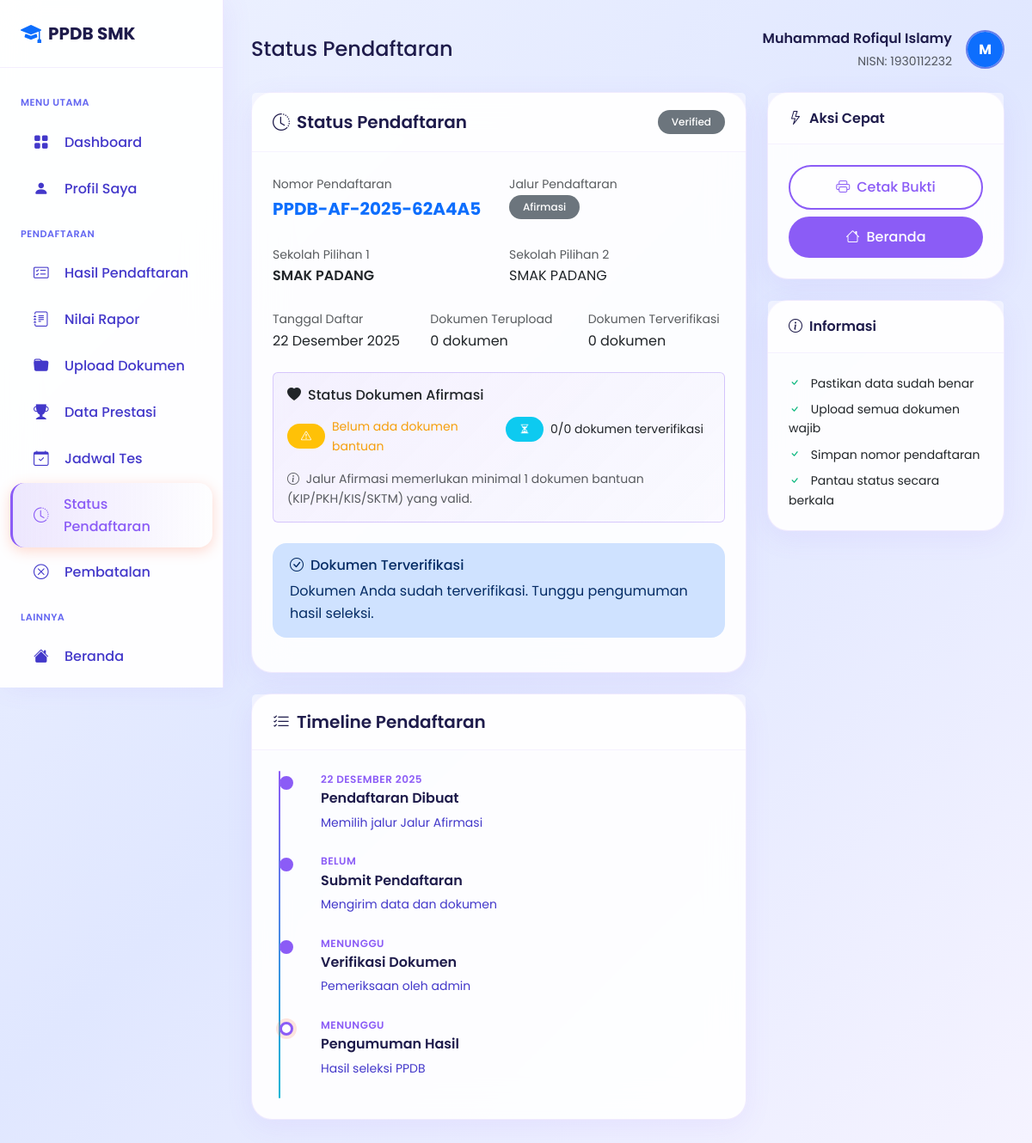
Screenshot of /user/status.php (signed in) with the database file from the repository.
### tables this page shows
CREATE TABLE `tb_siswa` (
  `id_siswa` int(11) NOT NULL,
  `nisn` varchar(20) NOT NULL,
  `username` varchar(50) NOT NULL,
  `password` varchar(255) NOT NULL,
  `email` varchar(100) NOT NULL,
  `nama_lengkap` varchar(150) NOT NULL,
  `jenis_kelamin` enum('L','P') NOT NULL,
  `tempat_lahir` varchar(100) NOT NULL,
  `tanggal_lahir` date NOT NULL,
  `agama` varchar(20) NOT NULL,
  `nik` varchar(20) DEFAULT NULL,
  `no_kk` varchar(20) DEFAULT NULL,
  `alamat` text NOT NULL,
  `rt` varchar(5) DEFAULT NULL,
  `rw` varchar(5) DEFAULT NULL,
  `kelurahan` varchar(100) DEFAULT NULL,
  `kecamatan` varchar(100) DEFAULT NULL,
  `kota` varchar(100) DEFAULT NULL,
  `provinsi` varchar(100) DEFAULT 'Sumatera Barat',
  `kode_pos` varchar(10) DEFAULT NULL,
  `latitude` decimal(10,8) DEFAULT NULL,
  `longitude` decimal(11,8) DEFAULT NULL,
  `no_telepon` varchar(20) DEFAULT NULL,
  `no_hp` varchar(20) DEFAULT NULL,
  `nama_ayah` varchar(100) DEFAULT NULL,
  `nik_ayah` varchar(20) DEFAULT NULL,
  `pekerjaan_ayah` varchar(100) DEFAULT NULL,
  `penghasilan_ayah` varchar(50) DEFAULT NULL,
  `nama_ibu` varchar(100) DEFAULT NULL,
  `nik_ibu` varchar(20) DEFAULT NULL,
  `pekerjaan_ibu` varchar(100) DEFAULT NULL,
  `penghasilan_ibu` varchar(50) DEFAULT NULL,
  `nama_wali` varchar(100) DEFAULT NULL,
  `no_hp_ortu` varchar(20) DEFAULT NULL,
  `asal_sekolah` varchar(200) DEFAULT NULL,
  `npsn_asal` varchar(20) DEFAULT NULL,
  `alamat_sekolah_asal` text DEFAULT NULL,
  `tahun_lulus` varchar(4) DEFAULT NULL,
  `no_ijazah` varchar(50) DEFAULT NULL,
  `no_skhun` varchar(50) DEFAULT NULL,
  `foto` varchar(255) DEFAULT NULL,
  `is_keluarga_tidak_mampu` tinyint(1) DEFAULT 0,
  `jenis_kartu_bantuan` enum('PIP','DTSEN','PKH','KIS','Lainnya') DEFAULT NULL,
  `nomor_kartu_bantuan` varchar(50) DEFAULT NULL,
  `is_disabilitas` tinyint(1) DEFAULT 0,
  `jenis_disabilitas` varchar(100) DEFAULT NULL,
  `nomor_kartu_disabilitas` varchar(50) DEFAULT NULL,
  `is_panti_asuhan` tinyint(1) DEFAULT 0,
  `nama_panti` varchar(200) DEFAULT NULL,
  `status_buta_warna` enum('tidak','parsial','total') DEFAULT 'tidak',
  `file_surat_tidak_buta_warna` varchar(255) DEFAULT NULL,
  `is_verified` tinyint(1) DEFAULT 0,
  `verified_at` timestamp NULL DEFAULT NULL,
  `last_login` timestamp NULL DEFAULT NULL,
  `created_at` timestamp NOT NULL DEFAULT current_timestamp(),
  `updated_at` timestamp NOT NULL DEFAULT current_timestamp() ON UPDATE current_timestamp()
);

CREATE TABLE `tb_pendaftaran` (
  `id_pendaftaran` int(11) NOT NULL,
  `nomor_pendaftaran` varchar(30) NOT NULL,
  `id_siswa` int(11) NOT NULL,
  `id_smk_pilihan1` int(11) NOT NULL,
  `id_smk_pilihan2` int(11) DEFAULT NULL,
  `id_kejuruan_pilihan1` int(11) DEFAULT NULL,
  `id_kejuruan_pilihan2` int(11) DEFAULT NULL,
  `id_jalur` int(11) NOT NULL,
  `tahap_pendaftaran` enum('1','2') DEFAULT '1',
  `pilihan_mode` enum('satu_sekolah_dua_jurusan','dua_sekolah_satu_jurusan') DEFAULT NULL,
  `nilai_rapor_semester1` decimal(5,2) DEFAULT NULL,
  `nilai_rapor_semester2` decimal(5,2) DEFAULT NULL,
  `nilai_rapor_semester3` decimal(5,2) DEFAULT NULL,
  `nilai_rapor_semester4` decimal(5,2) DEFAULT NULL,
  `nilai_rapor_semester5` decimal(5,2) DEFAULT NULL,
  `rerata_nilai_rapor` decimal(5,2) DEFAULT NULL,
  `bobot_nilai_rapor` decimal(5,2) DEFAULT NULL,
  `peringkat_paralel` int(11) DEFAULT NULL,
  `nilai_tes_bakat_minat` decimal(5,2) DEFAULT NULL,
  `nilai_akhir_seleksi` decimal(5,2) DEFAULT NULL,
  `kelompok_seleksi` enum('afirmasi','domisili','prestasi','nilai_akhir') DEFAULT NULL,
  `status_tes` enum('belum','sudah') DEFAULT 'belum',
  `tanggal_tes` timestamp NULL DEFAULT NULL,
  `jarak_ke_sekolah` decimal(10,2) DEFAULT NULL,
  `skor_zonasi` decimal(10,4) DEFAULT NULL,
  `nilai_rata_rata` decimal(5,2) DEFAULT NULL,
  `nilai_un` decimal(5,2) DEFAULT NULL,
  `skor_prestasi` int(11) DEFAULT 0,
  `skor_akhir` decimal(10,4) DEFAULT NULL,
  `ranking` int(11) DEFAULT NULL,
  `status` enum('draft','submitted','verified','accepted','rejected','waiting') DEFAULT 'draft',
  `is_dibatalkan` tinyint(1) DEFAULT 0,
  `tanggal_batal` timestamp NULL DEFAULT NULL,
  `catatan_siswa` text DEFAULT NULL,
  `catatan_admin` text DEFAULT NULL,
  `alasan_penolakan` text DEFAULT NULL,
  `tanggal_daftar` timestamp NOT NULL DEFAULT current_timestamp(),
  `tanggal_submit` timestamp NULL DEFAULT NULL,
  `tanggal_verifikasi` timestamp NULL DEFAULT NULL,
  `tanggal_pengumuman` timestamp NULL DEFAULT NULL,
  `verified_by` int(11) DEFAULT NULL,
  `tahun_ajaran` varchar(10) DEFAULT NULL,
  `created_at` timestamp NOT NULL DEFAULT current_timestamp(),
  `updated_at` timestamp NOT NULL DEFAULT current_timestamp() ON UPDATE current_timestamp(),
  `nilai_tes` decimal(5,2) DEFAULT NULL,
  `bobot_rapor` decimal(5,2) DEFAULT NULL,
  `nilai_akumulasi` decimal(5,2) DEFAULT NULL,
  `ranking_sekolah` int(11) DEFAULT NULL,
  `umur_bulan` int(11) DEFAULT NULL,
  `lokasi_tes_smk` int(11) DEFAULT NULL COMMENT 'ID SMK untuk lokasi tes',
  `jenis_pilihan` enum('single','same_school','diff_school') DEFAULT 'single' COMMENT 'Tipe pemilihan SMK'
);

CREATE TABLE `tb_jalur` (
  `id_jalur` int(11) NOT NULL,
  `nama_jalur` varchar(50) NOT NULL,
  `kode_jalur` enum('afirmasi','prestasi','zonasi','mutasi') NOT NULL,
  `deskripsi` text DEFAULT NULL,
  `persyaratan` text DEFAULT NULL,
  `kuota_persen` decimal(5,2) DEFAULT 0.00,
  `bobot_rapor` decimal(5,2) DEFAULT 30.00,
  `bobot_tes` decimal(5,2) DEFAULT 70.00,
  `is_smk` tinyint(1) DEFAULT 1,
  `icon` varchar(50) DEFAULT NULL,
  `warna` varchar(20) DEFAULT NULL,
  `urutan` int(11) DEFAULT 0,
  `is_active` tinyint(1) DEFAULT 1,
  `created_at` timestamp NOT NULL DEFAULT current_timestamp()
);

CREATE TABLE `tb_smk` (
  `id_smk` int(11) NOT NULL,
  `npsn` varchar(20) NOT NULL,
  `nama_sekolah` varchar(200) NOT NULL,
  `alamat` text NOT NULL,
  `kelurahan` varchar(100) DEFAULT NULL,
  `kecamatan` varchar(100) DEFAULT NULL,
  `kode_pos` varchar(10) DEFAULT NULL,
  `latitude` decimal(10,8) NOT NULL,
  `longitude` decimal(11,8) NOT NULL,
  `telepon` varchar(20) DEFAULT NULL,
  `email` varchar(100) DEFAULT NULL,
  `website` varchar(150) DEFAULT NULL,
  `jumlah_siswa` int(11) NOT NULL,
  `jumlah_guru` int(11) NOT NULL,
  `nama_kepsek` varchar(100) NOT NULL,
  `foto_utama` varchar(225) NOT NULL,
  `foto_tambahan` varchar(225) NOT NULL,
  `deskripsi` text NOT NULL
);

### user/status.php (the view, shortened to what the rows shown need)
<?php
require_once 'includes/header.php';
$pendaftaran = db()->fetch(
    "SELECT p.*, j.nama_jalur, j.kode_jalur, s1.nama_sekolah as sekolah_pilihan1,
            s2.nama_sekolah as sekolah_pilihan2, k1.nama_kejuruan as kejuruan1
     FROM tb_pendaftaran p
     LEFT JOIN tb_jalur j ON p.id_jalur = j.id_jalur
     LEFT JOIN tb_smk s1 ON p.id_smk_pilihan1 = s1.id_smk
     LEFT JOIN tb_smk s2 ON p.id_smk_pilihan2 = s2.id_smk
     LEFT JOIN tb_kejuruan k1 ON p.id_kejuruan_pilihan1 = k1.id_program
     WHERE p.id_siswa = ?",
    [$userId]
);
?>
<div class="row g-4">
    <div class="col-lg-8">
        <div class="card mb-4">
            <div class="card-header d-flex justify-content-between align-items-center">
                <h5 class="mb-0"><i class="bi bi-clock-history me-2"></i>Status Pendaftaran</h5>
                <?= getStatusBadge($pendaftaran['status']) ?>
            </div>
            <div class="card-body">
                <div class="row g-4 mb-4">
                    <div class="col-md-6">
                        <label class="text-muted small">Nomor Pendaftaran</label>
                        <div class="fw-bold fs-5 text-primary"><?= $pendaftaran['nomor_pendaftaran'] ?></div>
                    </div>
                    <div class="col-md-6">
                        <div><?= getJalurBadge($pendaftaran['kode_jalur']) ?></div>
                    </div>
                    <div class="col-md-6">
                        <label class="text-muted small">Sekolah Pilihan 1</label>
                        <div class="fw-semibold"><?= htmlspecialchars($pendaftaran['sekolah_pilihan1']) ?></div>
                    </div>
                    <div class="col-md-6">
                        <label class="text-muted small">Sekolah Pilihan 2</label>
                        <div><?= htmlspecialchars($pendaftaran['sekolah_pilihan2'] ?? '-') ?></div>
                    </div>
                    <div class="col-md-4">
                        <label class="text-muted small">Tanggal Daftar</label>
                        <div><?= formatDate($pendaftaran['tanggal_daftar']) ?></div>
                    </div>
                </div>
            </div>
        </div>
        <div class="card">
            <div class="card-body">
                <div class="timeline">
                    <div class="timeline-item completed">
                        <div class="timeline-date"><?= formatDate($pendaftaran['tanggal_daftar']) ?></div>
                        <div class="timeline-title">Pendaftaran Dibuat</div>
                        <div class="timeline-desc">Memilih jalur <?= $pendaftaran['nama_jalur'] ?></div>
                    </div>
                </div>
            </div>
        </div>
    </div>
</div>
<?php require_once 'includes/footer.php'; ?>

### user/includes/header.php (shortened to what the rows shown need)
<?php
require_once dirname(__DIR__, 2) . '/config/database.php';
require_once dirname(__DIR__, 2) . '/config/functions.php';
require_once dirname(__DIR__, 2) . '/config/session.php';
$userId = Session::getUserId();
$siswa = db()->fetch("SELECT * FROM tb_siswa WHERE id_siswa = ?", [$userId]);
?>
<!DOCTYPE html>
<html lang="id">
<head>
    <link href="https://cdn.jsdelivr.net/npm/bootstrap@5.3.2/dist/css/bootstrap.min.css" rel="stylesheet">
    <link href="https://cdn.jsdelivr.net/npm/bootstrap-icons@1.11.1/font/bootstrap-icons.css" rel="stylesheet">
    <link rel="stylesheet" href="<?= SITE_URL ?>/assets/css/style.css">
</head>
<body>
    <main class="main-content">
        <div class="d-flex justify-content-between align-items-center mb-4">
            <div class="d-flex align-items-center gap-3">
                <div class="text-end d-none d-md-block">
                    <div class="fw-semibold"><?= htmlspecialchars($siswa['nama_lengkap']) ?></div>
                    <small class="text-muted">NISN: <?= $siswa['nisn'] ?></small>
                </div>
                <div class="dropdown">
                    <?php
                    $fotoUrl = !empty($siswa['foto']) && file_exists(UPLOADS_PATH . 'foto/' . $siswa['foto'])
                        ? UPLOADS_URL . 'foto/' . $siswa['foto']
                        : null;
                    ?>
                    <button class="btn rounded-circle p-0 overflow-hidden" data-bs-toggle="dropdown"
                        style="width:45px;height:45px;border:2px solid #667eea;">
                        <?php if ($fotoUrl): ?>
                            <img src="<?= $fotoUrl ?>" alt="Foto" class="w-100 h-100" style="object-fit:cover;">
                        <?php else: ?>
                            <div class="w-100 h-100 d-flex align-items-center justify-content-center bg-primary text-white fw-bold">
                                <?= strtoupper(substr($siswa['nama_lengkap'], 0, 1)) ?>
                            </div>
                        <?php endif; ?>
                    </button>
                </div>
            </div>
        </div>

### config/functions.php (shortened to what the rows shown need)
<?php
require_once __DIR__ . '/database.php';
function formatDate($date, $format = 'd F Y')
{
    $months = [
        'January' => 'Januari',
        'February' => 'Februari',
        'March' => 'Maret',
        'April' => 'April',
        'May' => 'Mei',
        'June' => 'Juni',
        'July' => 'Juli',
        'August' => 'Agustus',
        'September' => 'September',
        'October' => 'Oktober',
        'November' => 'November',
        'December' => 'Desember'
    ];
    $formatted = date($format, strtotime($date));
    return strtr($formatted, $months);
}
function getStatusBadge($status)
{
    $badges = [
        'draft' => '<span class="badge bg-secondary">Draft</span>',
        'submitted' => '<span class="badge bg-info">Diajukan</span>',
        'verified' => '<span class="badge bg-primary">Terverifikasi</span>',
        'accepted' => '<span class="badge bg-success">Diterima</span>',
        'rejected' => '<span class="badge bg-danger">Ditolak</span>',
        'pending' => '<span class="badge bg-warning">Pending</span>',
        'valid' => '<span class="badge bg-success">Valid</span>',
        'invalid' => '<span class="badge bg-danger">Invalid</span>'
    ];
    return $badges[$status] ?? '<span class="badge bg-secondary">' . ucfirst($status) . '</span>';
}
function getJalurBadge($jalur)
{
    $badges = [
        'afirmasi' => '<span class="badge bg-purple-soft">Afirmasi</span>',
        'prestasi' => '<span class="badge bg-warning-soft">Prestasi</span>',
        'zonasi' => '<span class="badge bg-success-soft">Zonasi</span>',
        'kepindahan' => '<span class="badge bg-info-soft">Kepindahan</span>'
    ];
    return $badges[$jalur] ?? '<span class="badge bg-secondary">' . ucfirst($jalur) . '</span>';
}

### rows the page displays
tb_siswa: nama_lengkap "Muhammad Rofiqul Islamy", nisn "1930112232", nama_lengkap "M"
tb_pendaftaran: status "Verified", nomor_pendaftaran "PPDB-AF-2025-62A4A5", tanggal_daftar "22 Desember 2025", tanggal_daftar "22 DESEMBER 2025"
tb_jalur: kode_jalur "Afirmasi", nama_jalur "Jalur Afirmasi"
tb_smk: nama_sekolah "SMAK PADANG"

### other values shown
$pageTitle "Status Pendaftaran"
$docsCount "0"
$verifiedDocs "0"
$afirmasiStatus['verified_count'] "0"
$afirmasiStatus['total_count'] "0"
